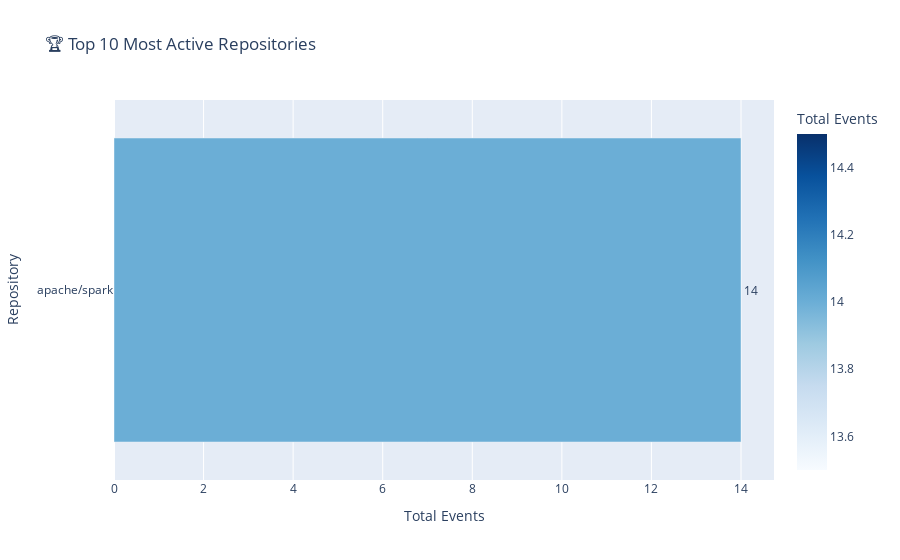

Notebook code cell kept with this figure:
### Markdown cell above
# Repo analysis

### Code cell
if metrics:
    top_repos = pd.DataFrame(metrics['rankings']['top_repos'])
    fig = px.bar(
        top_repos.head(10),
        x='total_events',
        y='repo',
        orientation='h',
        title='🏆 Top 10 Most Active Repositories',
        labels={'total_events': 'Total Events', 'repo': 'Repository'},
        text='total_events',
        color='total_events',
        color_continuous_scale='Blues'
    )
    fig.update_traces(texttemplate='%{text:,}', textposition='outside')
    fig.update_layout(yaxis={'categoryorder':'total ascending'}, showlegend=False)
    fig.show()

    print("\n📊 Repository Statistics:\n")
    repo_stats = pd.DataFrame([
        {
            'Repository': repo,
            'Total Events': stats['total_events'],
            'Contributors': stats['unique_contributors'],
            'Active Contributions': stats['active_contributions'],
            'Engagement Rate': f"{stats['active_contributions']/stats['total_events']*100:.1f}%"
        }
        for repo, stats in list(metrics['repos'].items())[:10]
    ]).sort_values('Total Events', ascending=False)
    display(repo_stats)

### Figure 1 — Plotly figure (JSON) as saved in the notebook; plotly's stock layout.template omitted (floating-point values rounded to 4 significant figures)
{"data": [{"hovertemplate": "Total Events=%{marker.color}<br>Repository=%{y}<extra></extra>", "legendgroup": "", "marker": {"color": [14], "coloraxis": "coloraxis", "pattern": {"shape": ""}}, "name": "", "orientation": "h", "showlegend": false, "text": [14.0], "textposition": "outside", "texttemplate": "%{text:,}", "type": "bar", "x": [14], "xaxis": "x", "y": ["apache/spark"], "yaxis": "y"}], "layout": {"barmode": "relative", "coloraxis": {"colorbar": {"title": {"text": "Total Events"}}, "colorscale": [[0, "rgb(247,251,255)"], [0.125, "rgb(222,235,247)"], [0.25, "rgb(198,219,239)"], [0.375, "rgb(158,202,225)"], [0.5, "rgb(107,174,214)"], [0.625, "rgb(66,146,198)"], [0.75, "rgb(33,113,181)"], [0.875, "rgb(8,81,156)"], [1, "rgb(8,48,107)"]]}, "legend": {"tracegroupgap": 0}, "showlegend": false, "title": {"text": "🏆 Top 10 Most Active Repositories"}, "xaxis": {"anchor": "y", "domain": [0, 1], "title": {"text": "Total Events"}}, "yaxis": {"anchor": "x", "categoryorder": "total ascending", "domain": [0, 1], "title": {"text": "Repository"}}}}
